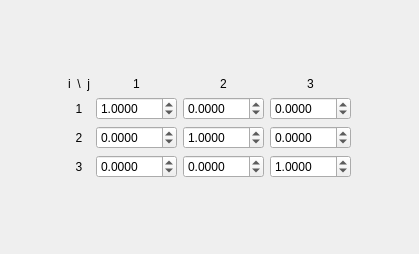
<?xml version="1.0" encoding="UTF-8"?>
<ui version="4.0">
 <class>Matrix3x3ViewCtrlWdgt</class>
 <widget class="QWidget" name="Matrix3x3ViewCtrlWdgt">
  <property name="geometry">
   <rect>
    <x>0</x>
    <y>0</y>
    <width>419</width>
    <height>254</height>
   </rect>
  </property>
  <property name="windowTitle">
   <string>Form</string>
  </property>
  <layout class="QGridLayout" name="gridLayout">
   <item row="2" column="3">
    <widget class="QDoubleSpinBox" name="doubleSpinBox11">
     <property name="accelerated">
      <bool>true</bool>
     </property>
     <property name="decimals">
      <number>4</number>
     </property>
     <property name="minimum">
      <double>-100.000000000000000</double>
     </property>
     <property name="maximum">
      <double>100.000000000000000</double>
     </property>
     <property name="singleStep">
      <double>0.010000000000000</double>
     </property>
     <property name="value">
      <double>1.000000000000000</double>
     </property>
    </widget>
   </item>
   <item row="5" column="3">
    <spacer name="verticalSpacer">
     <property name="orientation">
      <enum>Qt::Vertical</enum>
     </property>
     <property name="sizeHint" stdset="0">
      <size>
       <width>20</width>
       <height>40</height>
      </size>
     </property>
    </spacer>
   </item>
   <item row="3" column="0">
    <spacer name="horizontalSpacer_2">
     <property name="orientation">
      <enum>Qt::Horizontal</enum>
     </property>
     <property name="sizeHint" stdset="0">
      <size>
       <width>40</width>
       <height>20</height>
      </size>
     </property>
    </spacer>
   </item>
   <item row="4" column="6">
    <spacer name="horizontalSpacer">
     <property name="orientation">
      <enum>Qt::Horizontal</enum>
     </property>
     <property name="sizeHint" stdset="0">
      <size>
       <width>40</width>
       <height>20</height>
      </size>
     </property>
    </spacer>
   </item>
   <item row="3" column="4">
    <widget class="QDoubleSpinBox" name="doubleSpinBox22">
     <property name="accelerated">
      <bool>true</bool>
     </property>
     <property name="decimals">
      <number>4</number>
     </property>
     <property name="minimum">
      <double>-100.000000000000000</double>
     </property>
     <property name="maximum">
      <double>100.000000000000000</double>
     </property>
     <property name="singleStep">
      <double>0.010000000000000</double>
     </property>
     <property name="value">
      <double>1.000000000000000</double>
     </property>
    </widget>
   </item>
   <item row="3" column="5">
    <widget class="QDoubleSpinBox" name="doubleSpinBox23">
     <property name="accelerated">
      <bool>true</bool>
     </property>
     <property name="decimals">
      <number>4</number>
     </property>
     <property name="minimum">
      <double>-100.000000000000000</double>
     </property>
     <property name="maximum">
      <double>100.000000000000000</double>
     </property>
     <property name="singleStep">
      <double>0.010000000000000</double>
     </property>
    </widget>
   </item>
   <item row="4" column="3">
    <widget class="QDoubleSpinBox" name="doubleSpinBox31">
     <property name="accelerated">
      <bool>true</bool>
     </property>
     <property name="decimals">
      <number>4</number>
     </property>
     <property name="minimum">
      <double>-100.000000000000000</double>
     </property>
     <property name="maximum">
      <double>100.000000000000000</double>
     </property>
     <property name="singleStep">
      <double>0.010000000000000</double>
     </property>
    </widget>
   </item>
   <item row="1" column="3">
    <widget class="QLabel" name="label_1j">
     <property name="text">
      <string>1</string>
     </property>
     <property name="alignment">
      <set>Qt::AlignCenter</set>
     </property>
    </widget>
   </item>
   <item row="4" column="4">
    <widget class="QDoubleSpinBox" name="doubleSpinBox32">
     <property name="accelerated">
      <bool>true</bool>
     </property>
     <property name="decimals">
      <number>4</number>
     </property>
     <property name="minimum">
      <double>-100.000000000000000</double>
     </property>
     <property name="maximum">
      <double>100.000000000000000</double>
     </property>
     <property name="singleStep">
      <double>0.010000000000000</double>
     </property>
    </widget>
   </item>
   <item row="4" column="5">
    <widget class="QDoubleSpinBox" name="doubleSpinBox33">
     <property name="accelerated">
      <bool>true</bool>
     </property>
     <property name="decimals">
      <number>4</number>
     </property>
     <property name="minimum">
      <double>-100.000000000000000</double>
     </property>
     <property name="maximum">
      <double>100.000000000000000</double>
     </property>
     <property name="singleStep">
      <double>0.010000000000000</double>
     </property>
     <property name="value">
      <double>1.000000000000000</double>
     </property>
    </widget>
   </item>
   <item row="2" column="4">
    <widget class="QDoubleSpinBox" name="doubleSpinBox12">
     <property name="accelerated">
      <bool>true</bool>
     </property>
     <property name="decimals">
      <number>4</number>
     </property>
     <property name="minimum">
      <double>-100.000000000000000</double>
     </property>
     <property name="maximum">
      <double>100.000000000000000</double>
     </property>
     <property name="singleStep">
      <double>0.010000000000000</double>
     </property>
    </widget>
   </item>
   <item row="2" column="5">
    <widget class="QDoubleSpinBox" name="doubleSpinBox13">
     <property name="accelerated">
      <bool>true</bool>
     </property>
     <property name="decimals">
      <number>4</number>
     </property>
     <property name="minimum">
      <double>-100.000000000000000</double>
     </property>
     <property name="maximum">
      <double>100.000000000000000</double>
     </property>
     <property name="singleStep">
      <double>0.010000000000000</double>
     </property>
    </widget>
   </item>
   <item row="3" column="3">
    <widget class="QDoubleSpinBox" name="doubleSpinBox21">
     <property name="accelerated">
      <bool>true</bool>
     </property>
     <property name="decimals">
      <number>4</number>
     </property>
     <property name="minimum">
      <double>-100.000000000000000</double>
     </property>
     <property name="maximum">
      <double>100.000000000000000</double>
     </property>
     <property name="singleStep">
      <double>0.010000000000000</double>
     </property>
    </widget>
   </item>
   <item row="1" column="5">
    <widget class="QLabel" name="label_3j">
     <property name="text">
      <string>3</string>
     </property>
     <property name="alignment">
      <set>Qt::AlignCenter</set>
     </property>
    </widget>
   </item>
   <item row="2" column="1">
    <widget class="QLabel" name="label_i1">
     <property name="text">
      <string>1</string>
     </property>
     <property name="alignment">
      <set>Qt::AlignCenter</set>
     </property>
    </widget>
   </item>
   <item row="3" column="1">
    <widget class="QLabel" name="label_i2">
     <property name="text">
      <string>2</string>
     </property>
     <property name="alignment">
      <set>Qt::AlignCenter</set>
     </property>
    </widget>
   </item>
   <item row="1" column="4">
    <widget class="QLabel" name="label_2j">
     <property name="text">
      <string>2</string>
     </property>
     <property name="alignment">
      <set>Qt::AlignCenter</set>
     </property>
    </widget>
   </item>
   <item row="4" column="1">
    <widget class="QLabel" name="label_i3">
     <property name="text">
      <string>3</string>
     </property>
     <property name="alignment">
      <set>Qt::AlignCenter</set>
     </property>
    </widget>
   </item>
   <item row="0" column="4">
    <spacer name="verticalSpacer_2">
     <property name="orientation">
      <enum>Qt::Vertical</enum>
     </property>
     <property name="sizeHint" stdset="0">
      <size>
       <width>20</width>
       <height>40</height>
      </size>
     </property>
    </spacer>
   </item>
   <item row="1" column="1">
    <widget class="QLabel" name="label_ij">
     <property name="text">
      <string>i  \  j</string>
     </property>
    </widget>
   </item>
  </layout>
 </widget>
 <tabstops>
  <tabstop>doubleSpinBox11</tabstop>
  <tabstop>doubleSpinBox12</tabstop>
  <tabstop>doubleSpinBox13</tabstop>
  <tabstop>doubleSpinBox21</tabstop>
  <tabstop>doubleSpinBox22</tabstop>
  <tabstop>doubleSpinBox23</tabstop>
  <tabstop>doubleSpinBox31</tabstop>
  <tabstop>doubleSpinBox32</tabstop>
  <tabstop>doubleSpinBox33</tabstop>
 </tabstops>
 <resources/>
 <connections/>
</ui>
